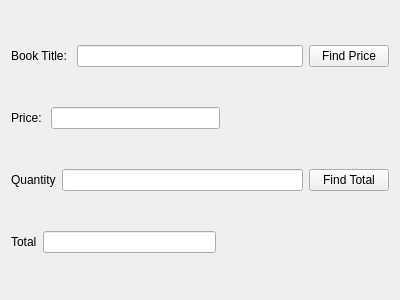
<?xml version="1.0" encoding="UTF-8"?>
<ui version="4.0">
 <class>Form</class>
 <widget class="QWidget" name="Form">
  <property name="geometry">
   <rect>
    <x>0</x>
    <y>0</y>
    <width>400</width>
    <height>300</height>
   </rect>
  </property>
  <property name="windowTitle">
   <string>Form</string>
  </property>
  <layout class="QVBoxLayout" name="verticalLayout">
   <item>
    <layout class="QHBoxLayout" name="horizontalLayout">
     <item>
      <widget class="QLabel" name="label">
       <property name="text">
        <string>Book Title: </string>
       </property>
      </widget>
     </item>
     <item>
      <widget class="QLineEdit" name="t1"/>
     </item>
     <item>
      <widget class="QPushButton" name="b1">
       <property name="text">
        <string>Find Price</string>
       </property>
      </widget>
     </item>
    </layout>
   </item>
   <item>
    <layout class="QHBoxLayout" name="horizontalLayout_2">
     <item>
      <widget class="QLabel" name="label_2">
       <property name="text">
        <string>Price: </string>
       </property>
      </widget>
     </item>
     <item>
      <widget class="QLineEdit" name="t2"/>
     </item>
     <item>
      <spacer name="horizontalSpacer">
       <property name="orientation">
        <enum>Qt::Horizontal</enum>
       </property>
       <property name="sizeHint" stdset="0">
        <size>
         <width>40</width>
         <height>20</height>
        </size>
       </property>
      </spacer>
     </item>
    </layout>
   </item>
   <item>
    <layout class="QHBoxLayout" name="horizontalLayout_3">
     <item>
      <widget class="QLabel" name="label_3">
       <property name="text">
        <string>Quantity</string>
       </property>
      </widget>
     </item>
     <item>
      <widget class="QLineEdit" name="t3"/>
     </item>
     <item>
      <widget class="QPushButton" name="b2">
       <property name="text">
        <string>Find Total</string>
       </property>
      </widget>
     </item>
    </layout>
   </item>
   <item>
    <layout class="QHBoxLayout" name="horizontalLayout_4">
     <item>
      <widget class="QLabel" name="label_4">
       <property name="text">
        <string>Total</string>
       </property>
      </widget>
     </item>
     <item>
      <widget class="QLineEdit" name="t4"/>
     </item>
     <item>
      <spacer name="horizontalSpacer_2">
       <property name="orientation">
        <enum>Qt::Horizontal</enum>
       </property>
       <property name="sizeHint" stdset="0">
        <size>
         <width>40</width>
         <height>20</height>
        </size>
       </property>
      </spacer>
     </item>
    </layout>
   </item>
  </layout>
 </widget>
 <resources/>
 <connections/>
</ui>
